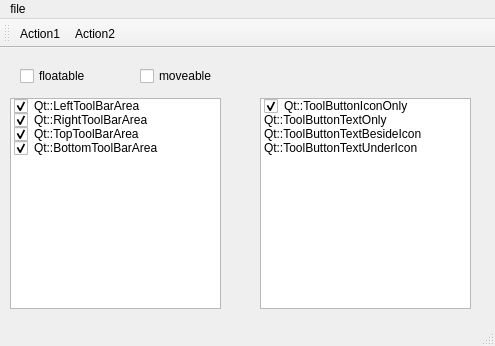
<?xml version="1.0" encoding="UTF-8"?>
<ui version="4.0">
 <class>MainWindowToolBar</class>
 <widget class="QMainWindow" name="MainWindowToolBar">
  <property name="geometry">
   <rect>
    <x>0</x>
    <y>0</y>
    <width>495</width>
    <height>346</height>
   </rect>
  </property>
  <property name="windowTitle">
   <string>MainWindowToolBar</string>
  </property>
  <widget class="QWidget" name="centralWidget">
   <widget class="QCheckBox" name="check_floatable">
    <property name="geometry">
     <rect>
      <x>20</x>
      <y>20</y>
      <width>101</width>
      <height>16</height>
     </rect>
    </property>
    <property name="text">
     <string>floatable</string>
    </property>
   </widget>
   <widget class="QCheckBox" name="check_movable">
    <property name="geometry">
     <rect>
      <x>140</x>
      <y>20</y>
      <width>81</width>
      <height>16</height>
     </rect>
    </property>
    <property name="text">
     <string>moveable</string>
    </property>
   </widget>
   <widget class="QListWidget" name="listWidget_area">
    <property name="geometry">
     <rect>
      <x>10</x>
      <y>50</y>
      <width>211</width>
      <height>211</height>
     </rect>
    </property>
    <item>
     <property name="text">
      <string>Qt::LeftToolBarArea</string>
     </property>
     <property name="checkState">
      <enum>Checked</enum>
     </property>
    </item>
    <item>
     <property name="text">
      <string>Qt::RightToolBarArea</string>
     </property>
     <property name="checkState">
      <enum>Checked</enum>
     </property>
    </item>
    <item>
     <property name="text">
      <string>Qt::TopToolBarArea</string>
     </property>
     <property name="checkState">
      <enum>Checked</enum>
     </property>
    </item>
    <item>
     <property name="text">
      <string>Qt::BottomToolBarArea</string>
     </property>
     <property name="checkState">
      <enum>Checked</enum>
     </property>
    </item>
   </widget>
   <widget class="QListWidget" name="listWidget_button">
    <property name="geometry">
     <rect>
      <x>260</x>
      <y>50</y>
      <width>211</width>
      <height>211</height>
     </rect>
    </property>
    <item>
     <property name="text">
      <string>Qt::ToolButtonIconOnly</string>
     </property>
     <property name="checkState">
      <enum>Checked</enum>
     </property>
    </item>
    <item>
     <property name="text">
      <string>Qt::ToolButtonTextOnly</string>
     </property>
     <property name="checkState">
      <enum>Unchecked</enum>
     </property>
    </item>
    <item>
     <property name="text">
      <string>Qt::ToolButtonTextBesideIcon</string>
     </property>
     <property name="checkState">
      <enum>Unchecked</enum>
     </property>
    </item>
    <item>
     <property name="text">
      <string>Qt::ToolButtonTextUnderIcon</string>
     </property>
     <property name="checkState">
      <enum>Unchecked</enum>
     </property>
    </item>
   </widget>
  </widget>
  <widget class="QMenuBar" name="menuBar">
   <property name="geometry">
    <rect>
     <x>0</x>
     <y>0</y>
     <width>495</width>
     <height>23</height>
    </rect>
   </property>
   <widget class="QMenu" name="menufile">
    <property name="title">
     <string>file</string>
    </property>
    <addaction name="actionAction1"/>
    <addaction name="actionAction2"/>
   </widget>
   <addaction name="menufile"/>
  </widget>
  <widget class="QStatusBar" name="statusBar"/>
  <widget class="QToolBar" name="mainToolBar">
   <property name="windowTitle">
    <string>toolBar</string>
   </property>
   <attribute name="toolBarArea">
    <enum>TopToolBarArea</enum>
   </attribute>
   <attribute name="toolBarBreak">
    <bool>false</bool>
   </attribute>
   <addaction name="actionAction1"/>
   <addaction name="actionAction2"/>
  </widget>
  <action name="actionAction1">
   <property name="text">
    <string>Action1</string>
   </property>
  </action>
  <action name="actionAction2">
   <property name="text">
    <string>Action2</string>
   </property>
  </action>
 </widget>
 <layoutdefault spacing="6" margin="11"/>
 <resources/>
 <connections/>
</ui>
